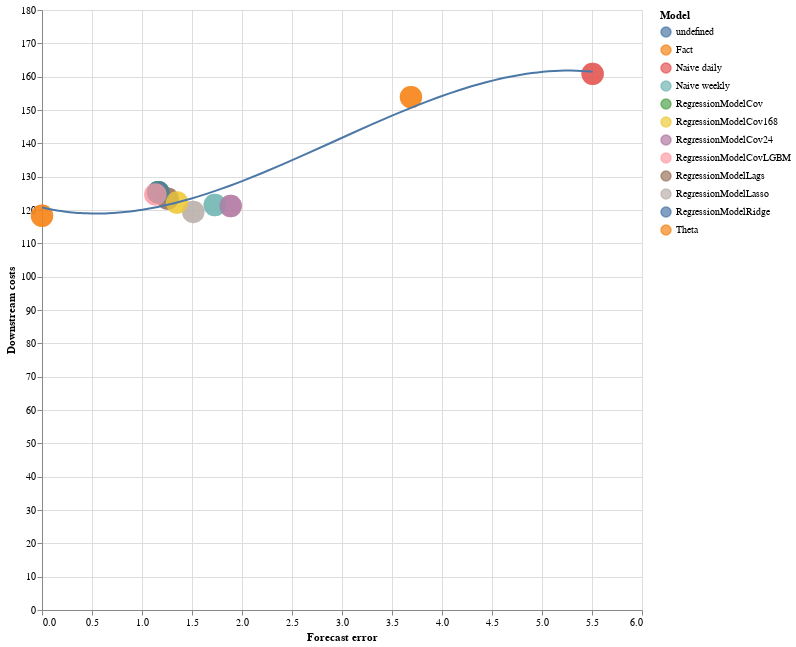

Notebook cell for this chart:
### Code cell
chart = alt.Chart(results_df).mark_circle(size=500).encode(
    x='Forecast error:Q',
    y=alt.Y('Downstream costs:Q'),
    color=alt.Color('Model:N'),
    tooltip = ['Model:N','Forecast error:Q','Downstream costs:Q']
).properties(width=600, height=600)

chart2 = alt.Chart(results_df).mark_circle(size=500).encode(
    x='Forecast error:Q',
    y=alt.Y('Downstream costs:Q'),
    color=alt.Color('Model:N'),
    tooltip = ['Model:N','Forecast error:Q','Downstream costs:Q']
).properties(width=600, height=600)

# chart + chart2 + chart.transform_loess('Forecast error', 'Downstream costs', bandwidth=.99).mark_line()

chart +chart2+ chart.transform_regression('Forecast error', 'Downstream costs', method='poly', order=3).mark_line()

### Figure 1 — Vega-Lite specification as saved in the notebook (floating-point values rounded to 4 significant figures)
{"config": {"view": {"continuousWidth": 400, "continuousHeight": 300}}, "layer": [{"mark": {"type": "circle", "size": 500}, "encoding": {"color": {"type": "nominal", "field": "Model"}, "tooltip": [{"type": "nominal", "field": "Model"}, {"type": "quantitative", "field": "Forecast error"}, {"type": "quantitative", "field": "Downstream costs"}], "x": {"type": "quantitative", "field": "Forecast error"}, "y": {"type": "quantitative", "field": "Downstream costs"}}, "height": 600, "width": 600}, {"mark": {"type": "circle", "size": 500}, "encoding": {"color": {"type": "nominal", "field": "Model"}, "tooltip": [{"type": "nominal", "field": "Model"}, {"type": "quantitative", "field": "Forecast error"}, {"type": "quantitative", "field": "Downstream costs"}], "x": {"type": "quantitative", "field": "Forecast error"}, "y": {"type": "quantitative", "field": "Downstream costs"}}, "height": 600, "width": 600}, {"mark": "line", "encoding": {"color": {"type": "nominal", "field": "Model"}, "tooltip": [{"type": "nominal", "field": "Model"}, {"type": "quantitative", "field": "Forecast error"}, {"type": "quantitative", "field": "Downstream costs"}], "x": {"type": "quantitative", "field": "Forecast error"}, "y": {"type": "quantitative", "field": "Downstream costs"}}, "height": 600, "transform": [{"on": "Forecast error", "regression": "Downstream costs", "method": "poly", "order": 3}], "width": 600}], "data": {"name": "data-4c40b258f9ec13682336ac764beedf06"}, "$schema": "https://vega.github.io/schema/vega-lite/v4.8.1.json", "datasets": {"data-4c40b258f9ec13682336ac764beedf06": [{"Model": "Naive weekly", "Forecast error": 1.728, "Downstream costs": 121.5}, {"Model": "Naive daily", "Forecast error": 5.506, "Downstream costs": 160.8}, {"Model": "Theta", "Forecast error": 3.69, "Downstream costs": 153.9}, {"Model": "RegressionModelLags", "Forecast error": 1.256, "Downstream costs": 123.4}, {"Model": "RegressionModelCov", "Forecast error": 1.163, "Downstream costs": 125.3}, {"Model": "RegressionModelLasso", "Forecast error": 1.513, "Downstream costs": 119.4}, {"Model": "RegressionModelRidge", "Forecast error": 1.163, "Downstream costs": 125.3}, {"Model": "RegressionModelCov24", "Forecast error": 1.887, "Downstream costs": 121.2}, {"Model": "RegressionModelCov168", "Forecast error": 1.35, "Downstream costs": 122.3}, {"Model": "RegressionModelCovLGBM", "Forecast error": 1.135, "Downstream costs": 124.7}, {"Model": "Fact", "Forecast error": 0.0, "Downstream costs": 118.3}]}}
